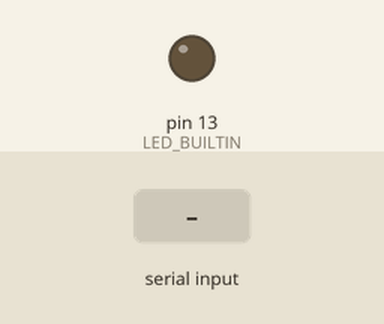
Simulated run of this sketch. Board: Arduino Uno, built with avr-gcc and run on an emulated ATmega328P. On the bench: output pins drawn as LEDs (lit = HIGH). Dashed ring = blinking. The inputs (shaded band) are chosen by the test bench. What the sketch prints to the serial monitor is not drawn.

Above: at 1.2 s.
1.3 s: byte 30 received over Serial
At 1.55 s:
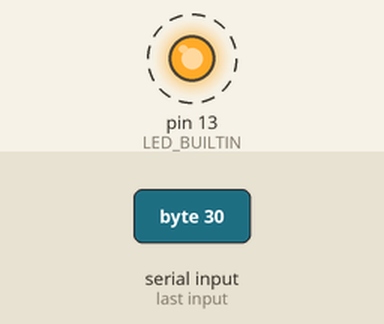
Timing chart, 0 to 8.7 s (numbered marks = the images above; inputs shaded):
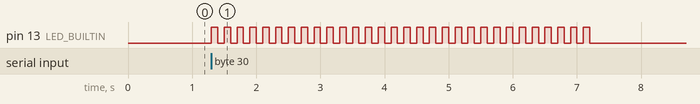

Measured:
- after the input at 1.3 s, pin 13 (LED_BUILTIN): alternates HIGH for 0.10 s and LOW for 0.10 s, 60 changes in all, then stays LOW, starting at once

The sketch:

TestReadSerialConnection.ino
```cpp
void setup() {
    // initialize digital pin LED_BUILTIN as an output.
    pinMode(LED_BUILTIN, OUTPUT);

    // Begin Serial communication at 9600 baud rate
    Serial.begin(9600);
    Serial.println("Hello! I am COM3 Port");
}

void loop() {

    // Receive byte data from Serial connection
    byte count;
    if (Serial.available()) {
        // Read the bytes data from Serial connection
        count = Serial.read();

        /**
         * The in-built LED will blink dependending on the count received
         *
         */
        for (byte i = 1; i <= count; i++) {
            digitalWrite(LED_BUILTIN, HIGH);        // ON
            delay(100);
            digitalWrite(LED_BUILTIN, LOW);         // OFF
            delay(100);
        }
    }
}
```
